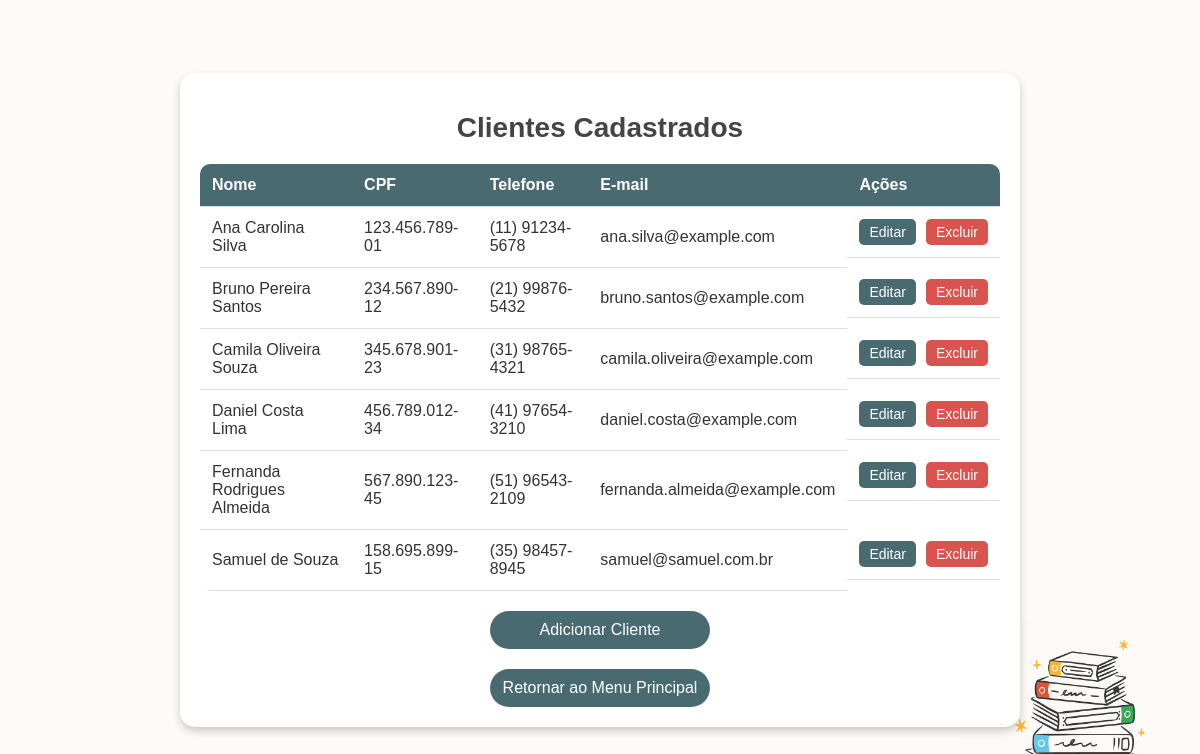
/list_clients, run on the app's committed database.
### app.py (models this page shows)
class Client(db.Model):
    id = db.Column(db.Integer, primary_key=True)
    name = db.Column(db.String(100), nullable=False)
    cpf = db.Column(db.String(14), nullable=False)
    telefone = db.Column(db.String(15), nullable=True)  # Formato (XX) XXXXX-XXXX
    email = db.Column(db.String(100), nullable=True)

### app.py (the view)
@app.route('/list_clients')
def list_clients():
    clients = Client.query.all()
    return render_template('list_clients.html', clients=clients)

### templates/list_clients.html (shortened to what this page needs)
<!DOCTYPE html>
<html lang="en">
<head>
</head>
<body>
    <div class="container">
        <h1>Clientes Cadastrados</h1>
        <table>
            <thead>
                <tr>
                    <th>Nome</th>
                    <th>CPF</th>
                    <th>Telefone</th>
                    <th>E-mail</th>
                    <th>Ações</th>
                </tr>
            </thead>
            <tbody>
                {% for client in clients %}
                    <tr>
                        <td>{{ client.name }}</td>
                        <td>{{ client.cpf }}</td>
                        <td>{{ client.telefone }}</td>
                        <td>{{ client.email }}</td>
                        <td class="action-buttons">
                            <a href="{{ url_for('edit_client', client_id=client.id) }}"><button>Editar</button></a>
                            <form action="{{ url_for('delete_client', client_id=client.id) }}" method="post" onsubmit="return confirm('Tem certeza que deseja excluir este cliente?');">
                                <button type="submit">Excluir</button>
                            </form>
                        </td>
                    </tr>
                {% endfor %}
            </tbody>
        </table>
        <a href="{{ url_for('add_client') }}" class="add-button">Adicionar Cliente</a>
        <a href="{{ url_for('home') }}" class="return-button">Retornar ao Menu Principal</a>
    </div>
</body>
</html>

### data on the page
Client: name "Ana Carolina Silva", cpf "123.456.789-01", telefone "(11) 91234-5678", email "ana.silva@example.com"
Client: name "Bruno Pereira Santos", cpf "234.567.890-12", telefone "(21) 99876-5432", email "bruno.santos@example.com"
Client: name "Camila Oliveira Souza", cpf "345.678.901-23", telefone "(31) 98765-4321", email "camila.oliveira@example.com"
Client: name "Daniel Costa Lima", cpf "456.789.012-34", telefone "(41) 97654-3210", email "daniel.costa@example.com"
Client: name "Fernanda Rodrigues Almeida", cpf "567.890.123-45", telefone "(51) 96543-2109", email "fernanda.almeida@example.com"
Client: name "Samuel de Souza", cpf "158.695.899-15", telefone "(35) 98457-8945", email "samuel@samuel.com.br"
